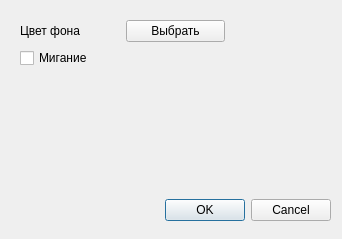
<?xml version="1.0" encoding="UTF-8"?>
<ui version="4.0">
 <class>CustomizeDialog</class>
 <widget class="QDialog" name="CustomizeDialog">
  <property name="geometry">
   <rect>
    <x>0</x>
    <y>0</y>
    <width>342</width>
    <height>239</height>
   </rect>
  </property>
  <property name="windowTitle">
   <string>Dialog</string>
  </property>
  <widget class="QWidget" name="layoutWidget">
   <property name="geometry">
    <rect>
     <x>20</x>
     <y>20</y>
     <width>311</width>
     <height>201</height>
    </rect>
   </property>
   <layout class="QVBoxLayout" name="verticalLayout">
    <item>
     <layout class="QHBoxLayout" name="horizontalLayout">
      <item>
       <widget class="QLabel" name="label">
        <property name="text">
         <string>Цвет фона</string>
        </property>
       </widget>
      </item>
      <item>
       <widget class="QPushButton" name="backgroundButton">
        <property name="text">
         <string>Выбрать</string>
        </property>
       </widget>
      </item>
      <item>
       <widget class="QLabel" name="labelColor">
        <property name="text">
         <string/>
        </property>
       </widget>
      </item>
     </layout>
    </item>
    <item>
     <widget class="QCheckBox" name="checkBox">
      <property name="text">
       <string>Мигание</string>
      </property>
     </widget>
    </item>
    <item>
     <spacer name="verticalSpacer">
      <property name="orientation">
       <enum>Qt::Vertical</enum>
      </property>
      <property name="sizeHint" stdset="0">
       <size>
        <width>20</width>
        <height>40</height>
       </size>
      </property>
     </spacer>
    </item>
    <item>
     <widget class="QDialogButtonBox" name="buttonBox">
      <property name="orientation">
       <enum>Qt::Horizontal</enum>
      </property>
      <property name="standardButtons">
       <set>QDialogButtonBox::Cancel|QDialogButtonBox::Ok</set>
      </property>
     </widget>
    </item>
   </layout>
  </widget>
 </widget>
 <resources/>
 <connections>
  <connection>
   <sender>buttonBox</sender>
   <signal>accepted()</signal>
   <receiver>CustomizeDialog</receiver>
   <slot>accept()</slot>
   <hints>
    <hint type="sourcelabel">
     <x>248</x>
     <y>254</y>
    </hint>
    <hint type="destinationlabel">
     <x>157</x>
     <y>274</y>
    </hint>
   </hints>
  </connection>
  <connection>
   <sender>buttonBox</sender>
   <signal>rejected()</signal>
   <receiver>CustomizeDialog</receiver>
   <slot>reject()</slot>
   <hints>
    <hint type="sourcelabel">
     <x>316</x>
     <y>260</y>
    </hint>
    <hint type="destinationlabel">
     <x>286</x>
     <y>274</y>
    </hint>
   </hints>
  </connection>
 </connections>
</ui>
